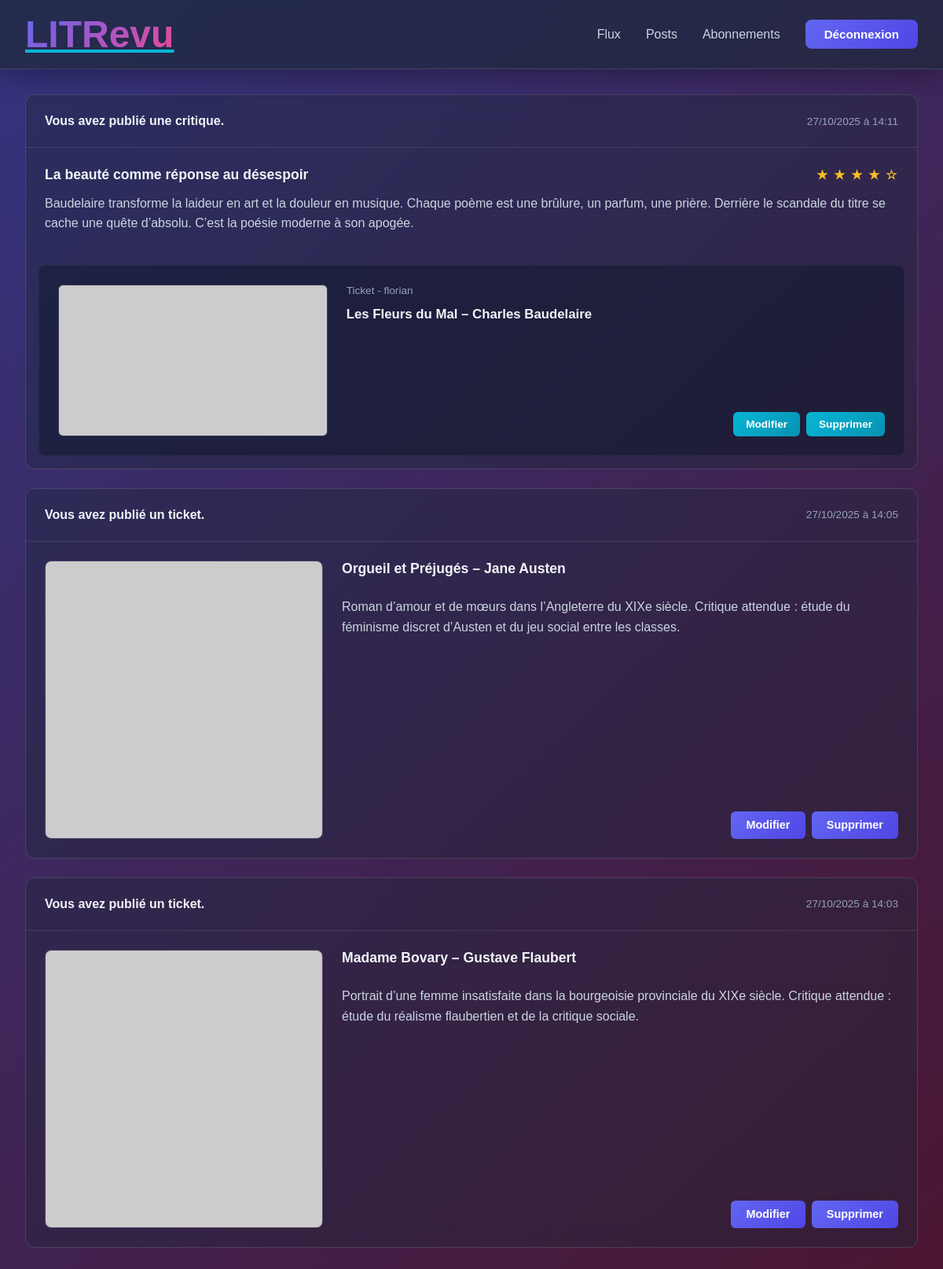
Page /reviews/posts/ (signed in) on the committed database.
### reviews/models.py (models this page shows, shortened)
class Review(models.Model):
    ticket = models.ForeignKey(Ticket, on_delete=models.CASCADE)
    rating = models.PositiveSmallIntegerField(
        validators=[MinValueValidator(0),
                    MaxValueValidator(5)]
    )
    user = models.ForeignKey(
        settings.AUTH_USER_MODEL,
        on_delete=models.CASCADE
    )
    headline = models.CharField(max_length=128)
    body = models.TextField(max_length=8192, blank=True)
    time_created = models.DateTimeField(auto_now_add=True)

class Ticket(models.Model):
    title = models.CharField(max_length=128)
    description = models.TextField(max_length=2048)
    user = models.ForeignKey(
        settings.AUTH_USER_MODEL,
        on_delete=models.CASCADE
    )
    image = models.ImageField(upload_to="tickets/", null=True, blank=True)
    time_created = models.DateTimeField(auto_now_add=True)

### authentication/models.py (models this page shows)
class User(AbstractUser):
    profile_picture = models.ImageField(
        upload_to="avatars/",
        null=True,
        blank=True
    )

### reviews/views.py (the view)
# urls.py: path("posts/", PostView.as_view(), name='posts'),
class PostView(TemplateView):
    template_name = 'reviews/posts.html'
    def get_context_data(self, **kwargs):
        context = super().get_context_data(**kwargs)
        tickets = Ticket.objects.filter(user=self.request.user)
        reviews = Review.objects.filter(user=self.request.user)
        tickets = tickets.annotate(content_type=Value("ticket", CharField()))
        reviews = reviews.annotate(content_type=Value("review", CharField()))
        posts = sorted(
            chain(tickets, reviews),
            key=attrgetter('time_created'),
            reverse=True
        )
        context['posts'] = posts
        return context

### reviews/templates/reviews/posts.html (shortened to what this page needs)
{% extends 'base.html' %}
{% load static %}
{% block extra_css %}
<link rel="stylesheet" href="{% static 'reviews/css/posts.css' %}">
{% endblock %}
{% block content %}
    <div class="posts">
        {% for post in posts %}
            <div class="post-container">
                {% if post.content_type == 'ticket' %}
                        <div class="post-header">
                            <h2>Vous avez publié un ticket.</h2>
                            <small> {{ post.time_created|date:"d/m/Y à H:i" }}</small>
                        </div>
                        <div class="post-content ticket">
                            {% if post.image %}
                                <img src="{{ post.image.url }}" alt="Couverture {{ post.title }}">
                            {% else %}
                                <img src="https://picsum.photos/seed/{{ post.id }}/600/400" alt="Couverture {{ post.title }}">
                            {% endif %}
                            <div>
                                <h3>{{ post.title}}</h3>
                                <p>{{ post.description }}</p>
                                <div class="lien">
                                    <a href="{% url 'reviews:ticket_modify' post.id %}">Modifier</a>
                                    <a href="{% url 'reviews:ticket_delete' post.id %}">Supprimer</a>
                                </div>
                            </div>
                        </div>
                {% endif %}
                {% if post.content_type == 'review' %}
                    <div class="post-header">
                        <h2>Vous avez publié une critique.</h2>
                        <small> {{ post.time_created|date:"d/m/Y à H:i" }}</small>
                    </div>
                    <div class="post-content">
                        <h3>{{ post.headline }}
                            <span>
                                {% for i in "12345" %}
                                    {% if forloop.counter <= post.rating %}★{% else %}☆{% endif %}
                                {% endfor %}
                            </span>
                        </h3>
                        {% if post.body %}
                            <p>{{ post.body }}</p>
                        {% endif %}
                    </div>
                    <div class="content-related ticket">
                        {% if post.ticket.image %}
                            <img src="{{ post.ticket.image.url }}" alt="Couverture {{ post.ticket.title }}">
                        {% else %}
                            <img src="https://picsum.photos/seed/{{ post.ticket.id }}/600/400" alt="Couverture {{ post.title }}">
                        {% endif %}
                        <div>
                            <p>Ticket - {{ post.ticket.user }}</p>
                            <p>{{ post.ticket.title }}</p>
                            <div class="lien">
                                <a href="{% url 'reviews:review_modify' post.id %}">Modifier</a>
                                <a href="{% url 'reviews:review_delete' post.id %}">Supprimer</a>
                            </div>
                        </div>
                    </div>
            {% endif %}
        </div>
    {% endfor %}
{% endblock %}

### templates/base.html (shortened to what this page needs)
{% load static %}
<!DOCTYPE html>
<html lang="fr">
<head>
    <link href="https://fonts.cdnfonts.com/css/satoshi" rel="stylesheet">
    <link rel="stylesheet" href="{% static 'css/base.css' %}">
    {% block extra_css %}{% endblock %}
</head>
<body >
    <nav>
        <div class="menu">
            <a href="{% url 'reviews:feed' %}" class="logo"><h1>LITRevu</h1></a>
            {% if user.is_authenticated %}
            <div class="nav-links">
                <a href="{% url 'reviews:feed' %}">Flux</a>
                <a href="{% url 'reviews:posts' %}">Posts</a>
                <a href="{% url 'reviews:follow' %}">Abonnements</a>
                <form action="{% url 'authentication:logout' %}" method="post">
                    <button type="submit">Déconnexion</button>
                </form>
            </div>
            {% endif %}
        </div>
    </nav>
    <main>
        {% block content %}{% endblock %}
    </main>
</body>
</html>

### static/css/base.css (style rules this page uses)
* { margin: 0; padding: 0; box-sizing: border-box; }
:root { --primary: #6366f1; --primary-dark: #4f46e5; --secondary: #ec4899; --bg-dark: #0f172a; --bg-light: #1e293b; --glass-bg: rgba(30, 41, 59, 0.7); --glass-border: rgba(255, 255, 255, 0.125); --text-primary: #f1f5f9; --text-secondary: #cbd5e1; --accent: #06b6d4; }
html { scroll-behavior: smooth; }
body { font-family: 'Satoshi', sans-serif; background: linear-gradient(137deg,rgb(51, 52, 126) 0%, rgb(75, 22, 49) 100%); color: var(--text-primary); background-attachment: fixed; min-height: 100vh; }
nav { background: var(--glass-bg); backdrop-filter: blur(10px); border-bottom: 1px solid var(--glass-border); position: sticky; top: 0; z-index: 100; box-shadow: 0 8px 32px rgba(0, 0, 0, 0.3); }
.menu { max-width: 1200px; margin: 0 auto; display: flex; justify-content: space-between; align-items: center; padding: 1rem 2rem; }
.menu .logo h1 { font-size: 3rem; background: linear-gradient(135deg, var(--primary), var(--secondary)); -webkit-background-clip: text; -webkit-text-fill-color: transparent; background-clip: text; font-weight: 700; }
.nav-links { display: flex; gap: 2rem; align-items: center; }
.nav-links a { color: var(--text-secondary); text-decoration: none; font-weight: 500; position: relative; transition: color 0.3s ease; }
.nav-links a::after { content: ''; position: absolute; bottom: -5px; left: 0; width: 0; height: 2px; background: var(--primary); transition: width 0.3s ease; }
.nav-links button { background: linear-gradient(135deg, var(--primary), var(--primary-dark)); border: none; color: white; padding: 0.6rem 1.5rem; border-radius: 8px; cursor: pointer; font-weight: 600; transition: all 0.3s ease; font-family: inherit; font-size: 0.95rem; }
main { max-width: 1200px; margin: 2rem auto; padding: 0 2rem; min-height: calc(100vh - 150px); }
button, .btn { background: linear-gradient(135deg, var(--primary), var(--primary-dark)); border: none; color: white; padding: 0.8rem 1.5rem; border-radius: 8px; cursor: pointer; font-weight: 600; transition: all 0.3s ease; font-family: inherit; font-size: 0.95rem; text-decoration: none; display: inline-block; }
a { color: var(--accent); transition: color 0.3s ease; }

### rows in the picture
Review: time_created "27/10/2025 à 14:11", headline "La beauté comme réponse au désespoir", rating 4 (drawn), body "Baudelaire transforme la laideur en art et la douleur en musique. Chaque poème est une brûlure, un parfum, une prière. Derrière le scandale du titre se cache une quête d’absolu. C’est la poésie moderne à son apogée.", ticket.user "florian", ticket "Les Fleurs du Mal – Charles Baudelaire"
Ticket: time_created "27/10/2025 à 14:05", title "Orgueil et Préjugés – Jane Austen", description "Roman d’amour et de mœurs dans l’Angleterre du XIXe siècle. Critique attendue : étude du féminisme discret d’Austen et du jeu social entre les classes."
Ticket: time_created "27/10/2025 à 14:03", title "Madame Bovary – Gustave Flaubert", description "Portrait d’une femme insatisfaite dans la bourgeoisie provinciale du XIXe siècle. Critique attendue : étude du réalisme flaubertien et de la critique sociale."
